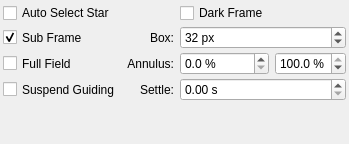
         <widget class="QWidget" name="tab">
          <attribute name="title">
           <string>Settings</string>
          </attribute>
          <layout class="QVBoxLayout" name="verticalLayout_5">
           <property name="spacing">
            <number>0</number>
           </property>
           <property name="leftMargin">
            <number>3</number>
           </property>
           <property name="topMargin">
            <number>3</number>
           </property>
           <property name="rightMargin">
            <number>3</number>
           </property>
           <property name="bottomMargin">
            <number>3</number>
           </property>
           <item>
            <layout class="QGridLayout" name="gridLayout_2" columnstretch="0,0,0,0">
             <property name="sizeConstraint">
              <enum>QLayout::SetDefaultConstraint</enum>
             </property>
             <property name="horizontalSpacing">
              <number>6</number>
             </property>
             <property name="verticalSpacing">
              <number>3</number>
             </property>
             <item row="3" column="1">
              <widget class="QLabel" name="label_13">
               <property name="text">
                <string>Settle:</string>
               </property>
               <property name="alignment">
                <set>Qt::AlignRight|Qt::AlignTrailing|Qt::AlignVCenter</set>
               </property>
              </widget>
             </item>
             <item row="1" column="0">
              <widget class="QCheckBox" name="useSubFrame">
               <property name="sizePolicy">
                <sizepolicy hsizetype="Preferred" vsizetype="Preferred">
                 <horstretch>0</horstretch>
                 <verstretch>0</verstretch>
                </sizepolicy>
               </property>
               <property name="toolTip">
                <string>Subframe around the focus star during the autofocus procedure</string>
               </property>
               <property name="text">
                <string>Sub Frame</string>
               </property>
               <property name="checked">
                <bool>true</bool>
               </property>
              </widget>
             </item>
             <item row="3" column="2" colspan="2">
              <widget class="QDoubleSpinBox" name="GuideSettleTime">
               <property name="sizePolicy">
                <sizepolicy hsizetype="Preferred" vsizetype="Preferred">
                 <horstretch>0</horstretch>
                 <verstretch>0</verstretch>
                </sizepolicy>
               </property>
               <property name="toolTip">
                <string>Wait this many seconds before resuming guiding.</string>
               </property>
               <property name="suffix">
                <string> s</string>
               </property>
               <property name="maximum">
                <double>60.000000000000000</double>
               </property>
              </widget>
             </item>
             <item row="0" column="0">
              <widget class="QCheckBox" name="useAutoStar">
               <property name="sizePolicy">
                <sizepolicy hsizetype="Preferred" vsizetype="Preferred">
                 <horstretch>0</horstretch>
                 <verstretch>0</verstretch>
                </sizepolicy>
               </property>
               <property name="toolTip">
                <string>Automatically select the best focus star from the image</string>
               </property>
               <property name="text">
                <string>Auto Select Star</string>
               </property>
              </widget>
             </item>
             <item row="2" column="2">
              <widget class="QDoubleSpinBox" name="fullFieldInnerRing">
               <property name="sizePolicy">
                <sizepolicy hsizetype="Preferred" vsizetype="Preferred">
                 <horstretch>0</horstretch>
                 <verstretch>0</verstretch>
                </sizepolicy>
               </property>
               <property name="toolTip">
                <string>&lt;html&gt;&lt;body&gt;&lt;p&gt;During full field focusing, stars which are inside this percentage of the frame are filtered out of HFR calculation (default 0%). Detection algorithms may also have an inherent filter.&lt;/p&gt;&lt;/body&gt;&lt;/html&gt;</string>
               </property>
               <property name="suffix">
                <string> %</string>
               </property>
               <property name="decimals">
                <number>1</number>
               </property>
               <property name="singleStep">
                <double>10.000000000000000</double>
               </property>
              </widget>
             </item>
             <item row="1" column="2" colspan="2">
              <widget class="QSpinBox" name="focusBoxSize">
               <property name="sizePolicy">
                <sizepolicy hsizetype="Preferred" vsizetype="Preferred">
                 <horstretch>0</horstretch>
                 <verstretch>0</verstretch>
                </sizepolicy>
               </property>
               <property name="toolTip">
                <string>&lt;html&gt;&lt;body&gt;&lt;p&gt;Size of the subframe to constrain capture to, in pixels.&lt;/p&gt;&lt;/body&gt;&lt;/html&gt;</string>
               </property>
               <property name="suffix">
                <string> px</string>
               </property>
               <property name="minimum">
                <number>16</number>
               </property>
               <property name="maximum">
                <number>256</number>
               </property>
               <property name="singleStep">
                <number>16</number>
               </property>
               <property name="value">
                <number>32</number>
               </property>
              </widget>
             </item>
             <item row="3" column="0">
              <widget class="QCheckBox" name="suspendGuideCheck">
               <property name="sizePolicy">
                <sizepolicy hsizetype="Preferred" vsizetype="Preferred">
                 <horstretch>0</horstretch>
                 <verstretch>0</verstretch>
                </sizepolicy>
               </property>
               <property name="toolTip">
                <string>Suspend Guiding while autofocus in progress</string>
               </property>
               <property name="text">
                <string>Suspend Guiding</string>
               </property>
              </widget>
             </item>
             <item row="2" column="1">
              <widget class="QLabel" name="label_10">
               <property name="text">
                <string>Annulus:</string>
               </property>
               <property name="alignment">
                <set>Qt::AlignRight|Qt::AlignTrailing|Qt::AlignVCenter</set>
               </property>
              </widget>
             </item>
             <item row="2" column="3">
              <widget class="QDoubleSpinBox" name="fullFieldOuterRing">
               <property name="sizePolicy">
                <sizepolicy hsizetype="Preferred" vsizetype="Preferred">
                 <horstretch>0</horstretch>
                 <verstretch>0</verstretch>
                </sizepolicy>
               </property>
               <property name="toolTip">
                <string>&lt;html&gt;&lt;body&gt;&lt;p&gt;During full field focusing, stars which are outside this percentage of the frame are filtered out of HFR calculation (default 100%). Detection algorithms may also have an inherent filter.&lt;/p&gt;&lt;/body&gt;&lt;/html&gt;</string>
               </property>
               <property name="suffix">
                <string> %</string>
               </property>
               <property name="decimals">
                <number>1</number>
               </property>
               <property name="singleStep">
                <double>10.000000000000000</double>
               </property>
               <property name="value">
                <double>100.000000000000000</double>
               </property>
              </widget>
             </item>
             <item row="2" column="0">
              <widget class="QCheckBox" name="useFullField">
               <property name="sizePolicy">
                <sizepolicy hsizetype="Preferred" vsizetype="Preferred">
                 <horstretch>0</horstretch>
                 <verstretch>0</verstretch>
                </sizepolicy>
               </property>
               <property name="toolTip">
                <string>&lt;html&gt;&lt;head/&gt;&lt;body&gt;&lt;p&gt;Measure average HFR from all stars combined in a full frame. This method defaults to the Centroid detection, but can use SEP detection too. Its performance decreases as the number of stars increases.&lt;/p&gt;&lt;/body&gt;&lt;/html&gt;</string>
               </property>
               <property name="text">
                <string>Full Field</string>
               </property>
              </widget>
             </item>
             <item row="0" column="2">
              <widget class="QCheckBox" name="darkFrameCheck">
               <property name="sizePolicy">
                <sizepolicy hsizetype="Preferred" vsizetype="Preferred">
                 <horstretch>0</horstretch>
                 <verstretch>0</verstretch>
                </sizepolicy>
               </property>
               <property name="toolTip">
                <string>Use dark frames from the library.</string>
               </property>
               <property name="text">
                <string>Dark Frame</string>
               </property>
              </widget>
             </item>
             <item row="1" column="1">
              <widget class="QLabel" name="label_15">
               <property name="text">
                <string>Box:</string>
               </property>
               <property name="alignment">
                <set>Qt::AlignRight|Qt::AlignTrailing|Qt::AlignVCenter</set>
               </property>
              </widget>
             </item>
            </layout>
           </item>
           <item>
            <spacer name="verticalSpacer_3">
             <property name="orientation">
              <enum>Qt::Vertical</enum>
             </property>
             <property name="sizeHint" stdset="0">
              <size>
               <width>20</width>
               <height>40</height>
              </size>
             </property>
            </spacer>
           </item>
          </layout>
         </widget>
